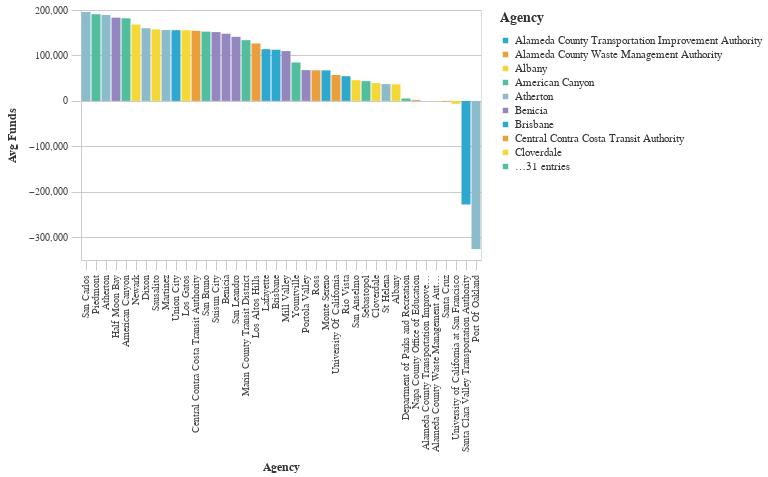

Notebook code cell kept with this figure:
### Code cell
#Bar chart Bottom Average Total Requested Funds by Agency
avg_funds_bottom = (df>>group_by(_.primary_agency_name)>>summarize(avg_funds=_.adjusted_total_requested.mean())>>arrange(-_.avg_funds)).tail(50)

chart5=( _dla_utils.basic_bar_chart_no_save((avg_funds_bottom.tail(40)), 'primary_agency_name','avg_funds', 'primary_agency_name', district))
    
display(HTML("<h4><strong>Lowest Average Total Funds by Agency ($2021)</strong></h4>"))
display(chart5)

### Figure 1 — Vega-Lite specification as saved in the notebook (floating-point values rounded to 4 significant figures)
{"config": {"view": {"continuousWidth": 400, "continuousHeight": 300}, "axis": {"domainColor": "#cbcbcb", "grid": true, "gridColor": "#cbcbcb", "gridWidth": 1, "labelColor": "#474747", "labelFont": "Nunito Sans", "labelFontSize": 10, "labelPadding": 4, "tickColor": "#cbcbcb", "tickSize": 10, "titleColor": "#333", "titleFont": "Raleway", "titleFontSize": 12, "titlePadding": 10}, "axisBand": {"grid": false}, "background": "white", "font": "Raleway", "header": {"labelFont": "Nunito Sans", "titleFont": "Raleway"}, "legend": {"labelColor": "#333", "labelFont": "Nunito Sans", "labelFontSize": 11, "labelLimit": 0, "padding": 1, "symbolSize": 30, "symbolType": "square", "titleColor": "#333", "titleFont": "Raleway", "titleFontSize": 14, "titlePadding": 10}, "title": {"anchor": "middle", "font": "Raleway", "fontSize": 18, "fontWeight": 300, "offset": 20}}, "data": {"name": "data-91f5bdadb4533104dec3e0d02558c3de"}, "mark": "bar", "encoding": {"color": {"field": "primary_agency_name", "legend": {"symbolLimit": 10, "title": "Agency"}, "scale": {"range": ["#2EA8CE", "#EB9F3C", "#F4D837", "#51BF9D", "#8CBCCB", "#9487C0"]}, "type": "nominal"}, "tooltip": [{"field": "primary_agency_name", "type": "nominal"}, {"field": "avg_funds", "type": "quantitative"}], "x": {"field": "primary_agency_name", "sort": "-y", "title": "Agency", "type": "nominal"}, "y": {"field": "avg_funds", "title": "Avg Funds", "type": "quantitative"}}, "height": 250, "width": 400, "$schema": "https://vega.github.io/schema/vega-lite/v4.17.0.json", "datasets": {"data-91f5bdadb4533104dec3e0d02558c3de": [{"primary_agency_name": "San Carlos", "avg_funds": 195400.0}, {"primary_agency_name": "Piedmont", "avg_funds": 190800.0}, {"primary_agency_name": "Atherton", "avg_funds": 189000.0}, {"primary_agency_name": "Half Moon Bay", "avg_funds": 183100.0}, {"primary_agency_name": "American Canyon", "avg_funds": 181800.0}, {"primary_agency_name": "Newark", "avg_funds": 168100.0}, {"primary_agency_name": "Dixon", "avg_funds": 159900.0}, {"primary_agency_name": "Sausalito", "avg_funds": 157500.0}, {"primary_agency_name": "Martinez", "avg_funds": 156000.0}, {"primary_agency_name": "Union City", "avg_funds": 155600.0}, {"primary_agency_name": "Los Gatos", "avg_funds": 155400.0}, {"primary_agency_name": "Central Contra Costa Transit Authority", "avg_funds": 154200.0}, {"primary_agency_name": "San Bruno", "avg_funds": 152400.0}, {"primary_agency_name": "Suisun City", "avg_funds": 151400.0}, {"primary_agency_name": "Benicia", "avg_funds": 147800.0}, {"primary_agency_name": "San Leandro", "avg_funds": 141100.0}, {"primary_agency_name": "Marin County Transit District", "avg_funds": 133600.0}, {"primary_agency_name": "Los Altos Hills", "avg_funds": 126400.0}, {"primary_agency_name": "Lafayette", "avg_funds": 113800.0}, {"primary_agency_name": "Brisbane", "avg_funds": 112600.0}, {"primary_agency_name": "Mill Valley", "avg_funds": 109700.0}, {"primary_agency_name": "Yountville", "avg_funds": 84680.0}, {"primary_agency_name": "Portola Valley", "avg_funds": 67770.0}, {"primary_agency_name": "Ross", "avg_funds": 67290.0}, {"primary_agency_name": "Monte Sereno", "avg_funds": 67190.0}, {"primary_agency_name": "University Of California", "avg_funds": 57010.0}, {"primary_agency_name": "Rio Vista", "avg_funds": 54420.0}, {"primary_agency_name": "San Anselmo", "avg_funds": 45620.0}, {"primary_agency_name": "Sebastopol", "avg_funds": 43480.0}, {"primary_agency_name": "Cloverdale", "avg_funds": 39070.0}, {"primary_agency_name": "St Helena", "avg_funds": 37100.0}, {"primary_agency_name": "Albany", "avg_funds": 36490.0}, {"primary_agency_name": "Department of Parks and Recreation", "avg_funds": 5390.0}, {"primary_agency_name": "Napa County Office of Education", "avg_funds": 2289.0}, {"primary_agency_name": "Alameda County Transportation Improvement Authority", "avg_funds": 0.0}, {"primary_agency_name": "Alameda County Waste Management Authority", "avg_funds": 0.0}, {"primary_agency_name": "Santa Cruz", "avg_funds": -1528.0}, {"primary_agency_name": "University of California at San Francisco", "avg_funds": -6368.0}, {"primary_agency_name": "Santa Clara Valley Transportation Authority", "avg_funds": -228000.0}, {"primary_agency_name": "Port Of Oakland", "avg_funds": -325700.0}]}}
